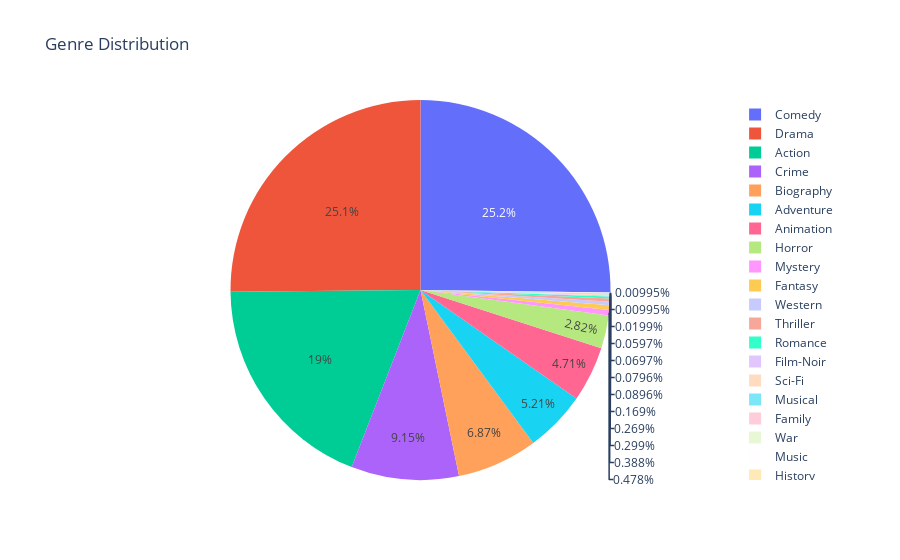

The code cell stored with this chart in its notebook:
### Code cell
data=go.Pie(labels=GenreCount['Updated Genre'], values=GenreCount['count'])
layout= go.Layout(title=' Genre Distribution', autosize=True)
go.Figure(data,layout)

### Figure 1 — Plotly figure (JSON) as saved in the notebook; plotly's stock layout.template omitted (floating-point values rounded to 4 significant figures)
{"data": [{"labels": ["Music", "History", "War", "Family", "Musical", "Sci-Fi", "Film-Noir", "Romance", "Thriller", "Western", "Fantasy", "Mystery", "Horror", "Animation", "Adventure", "Biography", "Crime", "Action", "Drama", "Comedy"], "type": "pie", "values": [1, 1, 2, 6, 7, 8, 9, 17, 27, 30, 39, 48, 283, 473, 524, 690, 919, 1905, 2527, 2533]}], "layout": {"autosize": true, "title": {"text": " Genre Distribution"}}}
